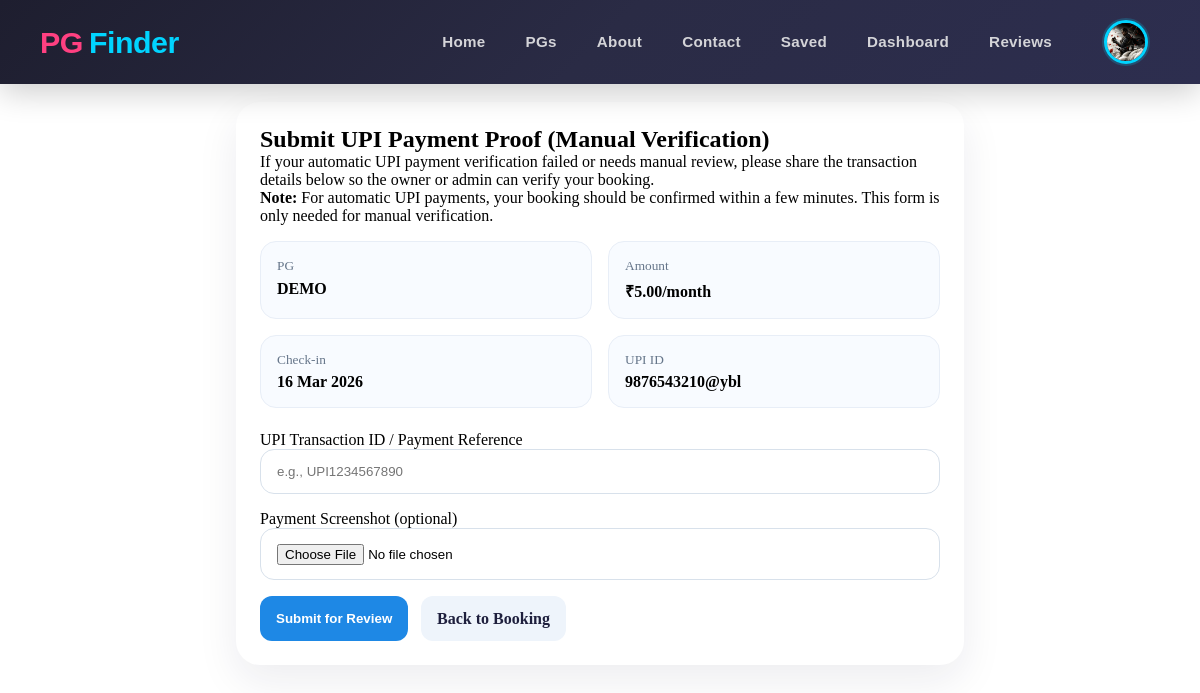
The app's page /pgs/confirm-payment/10/ (signed in) with its own data.
### users/models.py (models this page shows, shortened)
class MyUser(AbstractBaseUser):
    email = models.EmailField(
        verbose_name="Email Address",
        max_length=255,
        unique=True,
    )
    username = models.CharField(max_length=50,unique=True)
    first_name = models.CharField(max_length=50)
    last_name = models.CharField(max_length=50)
    gender = models.CharField(max_length=30,blank=True,null=True, choices=[
        ('male','Male'),
        ('female','Female'),
    ])
    date_of_birth = models.DateField(blank=True, null=True)
    phone =  models.CharField(max_length=15,unique=True )
    profile_image = models.ImageField(upload_to='profile_images/', blank=True, null=True)
    is_owner = models.BooleanField(default=False)
    aadhar_card = models.CharField(max_length=20, unique=True, blank=True, null=True)
    address = models.TextField(blank=True, null=True)
    city = models.CharField(max_length=100, blank=True, null=True)
    state = models.CharField(max_length=100, blank=True, null=True)
    pin_code = models.CharField(max_length=10, blank=True, null=True)
    date_joined = models.DateTimeField(auto_now_add=True,blank=True)
    last_login = models.DateTimeField(auto_now_add=True)
    is_admin = models.BooleanField(default=False)
    is_staff = models.BooleanField(default=False)
    is_active = models.BooleanField(default=False)
    is_superadmin = models.BooleanField(default=False)
    objects = MyUserManager()
    USERNAME_FIELD = "email"
    REQUIRED_FIELDS = ["username","first_name", "last_name", "date_of_birth"]

### pgs/models.py (models this page shows, shortened)
class Booking(models.Model):
    STATUS_CHOICES = [
        ("pending", "Pending Payment"),
        ("pending_payment_review", "Pending Payment Review"),
        ("confirmed", "Confirmed"),
        ("cancelled", "Cancelled"),
        ("completed", "Completed"),
    ]
    tenant = models.ForeignKey(Users, on_delete=models.CASCADE, related_name="bookings")
    pg = models.ForeignKey(PgListing, on_delete=models.CASCADE, related_name="bookings")
    booking_date = models.DateTimeField(auto_now_add=True)
    check_in_date = models.DateField()
    check_out_date = models.DateField(blank=True, null=True)
    amount = models.DecimalField(max_digits=10, decimal_places=2)
    status = models.CharField(max_length=30, choices=STATUS_CHOICES, default="pending")
    qr_code = models.ImageField(upload_to="qr_codes/", blank=True, null=True)
    phonepe_upi = models.CharField(max_length=100, blank=True, null=True)
    payment_id = models.CharField(max_length=100, blank=True, null=True)
    payment_reference = models.CharField(max_length=100, blank=True)
    payment_screenshot = models.ImageField(upload_to="payment_screenshots/", blank=True, null=True)
    payment_confirmed_date = models.DateTimeField(blank=True, null=True)
    reviewed_by = models.ForeignKey(
        Users,
        on_delete=models.SET_NULL,
        blank=True,
        null=True,
        related_name="reviewed_bookings",
    )
    review_notes = models.TextField(blank=True)
    created_at = models.DateTimeField(auto_now_add=True)
    updated_at = models.DateTimeField(auto_now=True)
    class Meta:
        ordering = ["-booking_date"]

class PgListing(models.Model):
    TYPE_CHOICES = [
        ("boys", "Boys"),
        ("girls", "Girls"),
        ("coed", "Coed"),
        ("family", "Family"),
    ]
    SHARING_CHOICES = [
        ("single", "Single"),
        ("double", "Double"),
        ("triple", "Triple"),
        ("quad", "Quad"),
    ]
    FURNISHING_CHOICES = [
        ("fully_furnished", "Fully Furnished"),
        ("semi_furnished", "Semi Furnished"),
        ("unfurnished", "Unfurnished"),
    ]
    owner = models.ForeignKey(Users, on_delete=models.CASCADE, related_name="pg_listings")
    title = models.CharField(max_length=100)
    slug = models.SlugField(max_length=200, unique=True)
    description = models.TextField()
    address = models.CharField(max_length=255)
    city = models.CharField(max_length=100)
    state = models.CharField(max_length=100)
    pin_code = models.CharField(max_length=10)
    price_per_month = models.DecimalField(max_digits=10, decimal_places=2)
    security_deposit = models.DecimalField(max_digits=10, decimal_places=2, default=0)
    available_from = models.DateField()
    is_available = models.BooleanField(default=True)
    type_of_pg = models.CharField(max_length=20, blank=True, null=True, choices=TYPE_CHOICES)
    amenities = models.TextField(help_text="Comma-separated list of amenities", blank=True, null=True)
    preferred_tenants = models.CharField(
        max_length=255,
        blank=True,
        help_text="Comma-separated preferred tenant types",
    )
    furnishing_status = models.CharField(
        max_length=30,
        choices=FURNISHING_CHOICES,
        default="fully_furnished",
    )
    food_available = models.BooleanField(default=False)
    parking_available = models.BooleanField(default=False)
    wifi_available = models.BooleanField(default=False)
    rules_or_restrictions = models.TextField(blank=True)
    sharing_type = models.CharField(max_length=20, choices=SHARING_CHOICES)
    created_at = models.DateTimeField(auto_now_add=True)
    updated_at = models.DateTimeField(auto_now=True)
    class Meta:
        ordering = ["-created_at"]

### pgs/views.py (the view, shortened to what this page needs)
# urls.py: path("confirm-payment/<int:booking_id>/", views.confirm_payment, name="confirm_payment"),
@login_required(login_url="user_login")
def confirm_payment(request, booking_id):
    booking = get_object_or_404(Booking, id=booking_id, tenant=request.user)
    return render(request, "pgs/confirm_payment.html", {"booking": booking})

### templates/pgs/confirm_payment.html (shortened to what this page needs)
{% extends "base.html" %}
{% block content %}
<section class="payment-shell">
  <div class="payment-card">
    <h1>Submit UPI Payment Proof (Manual Verification)</h1>
    <p>If your automatic UPI payment verification failed or needs manual review, please share the transaction details below so the owner or admin can verify your booking.</p>
    <div class="alert alert-info">
      <strong>Note:</strong> For automatic UPI payments, your booking should be confirmed within a few minutes. This form is only needed for manual verification.
    </div>
    <div class="summary">
      <div class="item"><small>PG</small><strong>{{ booking.pg.title }}</strong></div>
      <div class="item"><small>Amount</small><strong>₹{{ booking.amount }}/month</strong></div>
      <div class="item"><small>Check-in</small><strong>{{ booking.check_in_date|date:"d M Y" }}</strong></div>
      <div class="item"><small>UPI ID</small><strong>{{ booking.phonepe_upi|default:"Not generated" }}</strong></div>
    </div>
    <form method="post" enctype="multipart/form-data">
      <div class="field">
        <label for="payment_reference">UPI Transaction ID / Payment Reference</label>
        <input id="payment_reference" type="text" name="payment_reference" value="{{ booking.payment_reference }}" placeholder="e.g., UPI1234567890" required>
      </div>
      <div class="field">
        <label for="payment_screenshot">Payment Screenshot (optional)</label>
        <input id="payment_screenshot" type="file" name="payment_screenshot" accept="image/*">
      </div>
      <div class="actions">
        <button type="submit">Submit for Review</button>
        <a href="{% url 'booking_confirmation' booking.id %}">Back to Booking</a>
      </div>
    </form>
  </div>
</section>
{% endblock %}

### templates/includes/nav.html (shortened to what this page needs)
{% load static %}
<nav class="navbar">
  <a class="logo" href="{% url 'home' %}">
    <div class="logo"> <span>PG</span>Finder</div>
  </a>
  <ul class="nav-links">
    {% if user.is_authenticated %}
      <li><a href="{% url 'home'%}">Home</a></li>
      <li><a href="{% url 'pgs' %}">PGs</a></li>
      <li><a href="{% url 'about' %}">About</a></li>
      <li><a href="{% url 'contact' %}">Contact</a></li>
      <li><a href="{% url 'saved_pg_list' %}">Saved</a></li>
      {% if user.is_owner or user.is_staff %}
        <li><a href="{% url 'owner_dashboard' %}">Dashboard</a></li>
        <li><a href="{% url 'owner_booking_reviews' %}">Reviews</a></li>
      {% endif %}
      <li class="user-profile">
        <div class="profile-container" id="profileToggle">
          {% if user.profile_image %}
            <img src="{{ user.profile_image.url }}" alt="Profile" class="profile-img">
          {% else %}
            <img src="{% static 'images/user.png' %}" alt="Profile" class="profile-img">
          {% endif %}
        </div>
      </li>
    {% else %}
      <li><a href="{% url 'about' %}">About</a></li>
      <li><a href="{%url 'user_login'%}">Login</a></li>
      <li><a href="{%url 'signup'%}">Signup</a></li>
    {% endif %}
  </ul>
</nav>

### PgFinder/static/css/nav.css (style rules this page uses)
* { margin: 0; padding: 0; box-sizing: border-box; }
html { margin: 0; padding: 0; }
body { margin: 0; padding: 0; padding-top: 70px; }
.navbar { background: linear-gradient(135deg, #1e1e2f 0%, #2a2b45 50%, #2d2e4f 100%); color: white; display: flex; justify-content: space-between; align-items: center; padding: 12px 40px; font-family: 'Poppins', sans-serif; position: fixed; top: 0; left: 0; right: 0; width: 100%; z-index: 1000; box-shadow: 0 8px 32px rgba(0, 0, 0, 0.2); backdrop-filter: blur(10px); min-height: 70px; }
.logo { font-size: 1.9rem; font-weight: 800; color: #00d4ff; text-decoration: none; display: flex; align-items: center; gap: 6px; transition: all 0.3s ease; letter-spacing: -0.5px; }
.logo span { color: #ff4081; font-weight: 800; }
.nav-links { list-style: none; display: flex; gap: 40px; align-items: center; }
.nav-links a { text-decoration: none; color: #d4d4d8; font-size: 0.95rem; font-weight: 600; transition: all 0.3s ease; position: relative; letter-spacing: 0.3px; }
.nav-links a::after { content: ''; position: absolute; bottom: -8px; left: 0; width: 0; height: 3px; background: linear-gradient(135deg, #00d4ff, #0099cc); transition: width 0.3s ease; border-radius: 3px; }
.user-profile { list-style: none; margin-left: auto; position: relative; }
.profile-container { display: flex; flex-direction: column; align-items: center; gap: 6px; cursor: pointer; transition: all 0.3s ease; padding: 8px 12px; border-radius: 12px; }
.profile-img { width: 44px; height: 44px; border-radius: 50%; object-fit: cover; border: 3px solid #00d4ff; transition: all 0.3s ease; box-shadow: 0 0 0 2px rgba(0, 212, 255, 0.2); }

### templates/pgs/confirm_payment.html (style rules this page uses)
.payment-shell { max-width: 760px; margin: 2rem auto; padding: 0 1rem 3rem; }
.payment-card { background: white; border-radius: 24px; box-shadow: 0 16px 42px rgba(30,31,61,0.08); padding: 1.5rem; }
.summary { display:grid; grid-template-columns: repeat(2, minmax(0,1fr)); gap:1rem; margin:1rem 0 1.4rem; }
.summary .item { background:#f8fbff; border:1px solid #e8eef7; border-radius:16px; padding:1rem; }
.summary small { display:block; color:#66768a; margin-bottom:.35rem; }
.field { margin-bottom: 1rem; }
.field input { width:100%; padding:.9rem 1rem; border:1px solid #d8e1eb; border-radius:14px; }
.actions { display:flex; gap:.8rem; flex-wrap:wrap; }
.actions button, .actions a { border:none; border-radius:12px; padding:.85rem 1rem; font-weight:700; text-decoration:none; }
.actions button { background:#1e88e5; color:white; }
.actions a { background:#eef4fb; color:#1e1f3d; }

### records on screen
MyUser: profile_image (picture)
Booking: pg "DEMO", amount "5.00", check_in_date "16 Mar 2026", phonepe_upi "9876543210@ybl"
